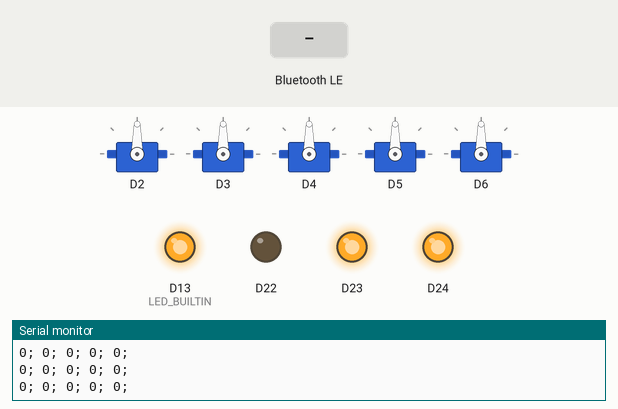
The program below on a simulated Arduino Nano 33 BLE. Shown: 5 × servo, output pins drawn as LEDs (lit = HIGH), the last lines printed to the serial monitor. The inputs (shaded band) are chosen by the test bench. Nothing arrives over Bluetooth unless stated; a phone connects over Bluetooth LE 3 s after start.

Above: at 3.8 s.
3.9 s: Bluetooth LE write "2" received
At 5.1 s:
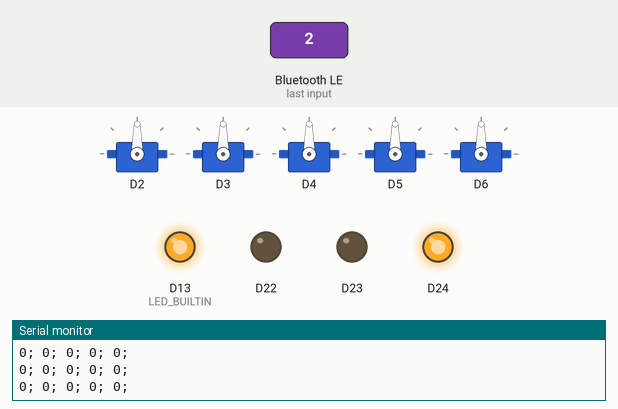
5.4 s: Bluetooth LE write "1" received
At 6.2 s:
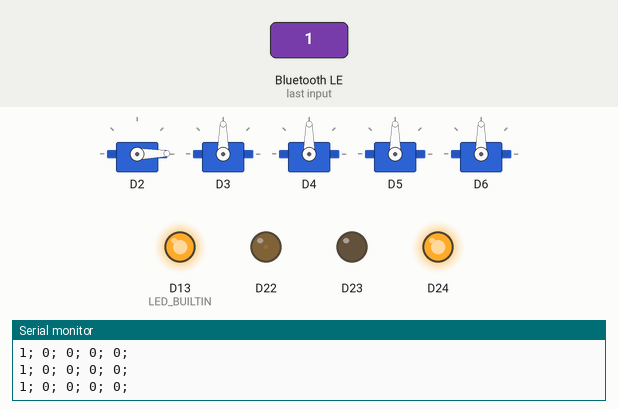
6.9 s: Bluetooth LE write "1" received
At 7.4 s:
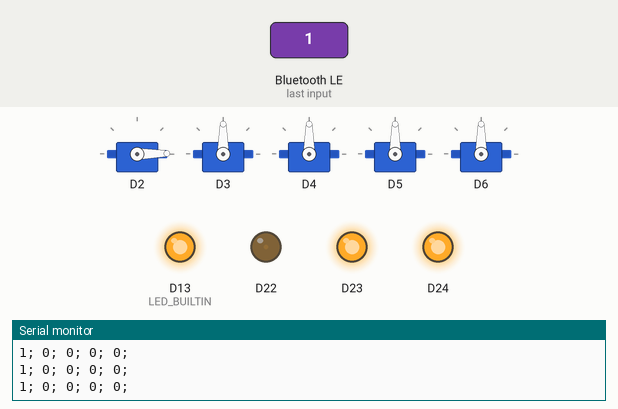
8.4 s: Bluetooth LE write "1" received
At 9.6 s:
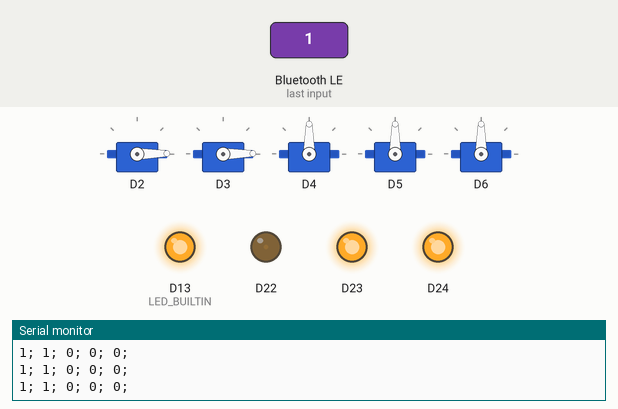
9.9 s: Bluetooth LE write "0" received
At 10.9 s:
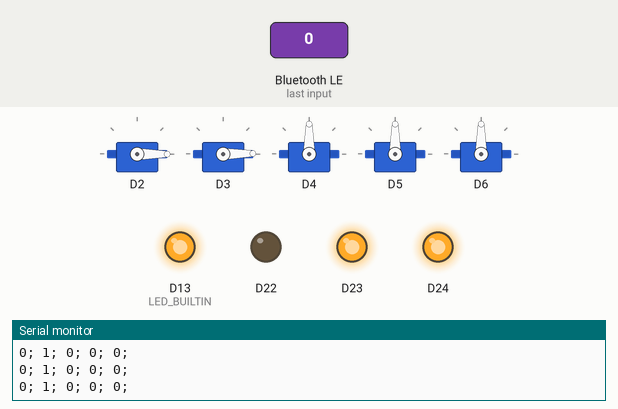
11.4 s: Bluetooth LE write "2" received
At 11.9 s:
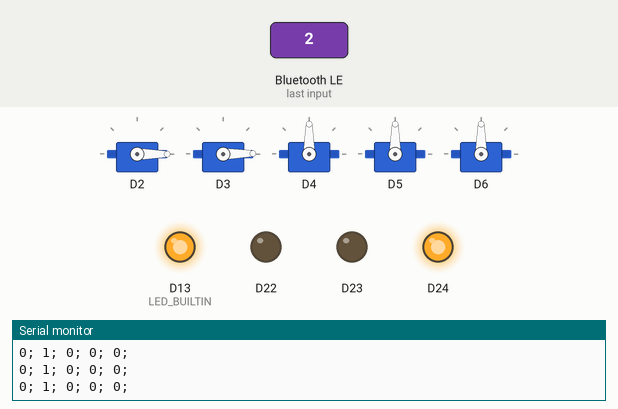
Timing chart, 0 to 13.9 s (numbered marks = the images above; inputs shaded):
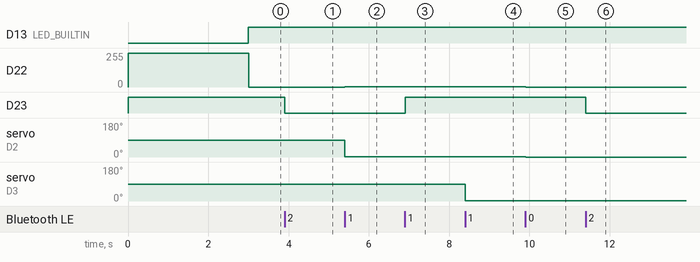

Measured:
- after the input at 3.9 s, D23: HIGH → LOW at once
- after the input at 5.4 s, D22: 0/255 → 1/255 at once; servo on D2: 90° → 1° at once
- after the input at 6.9 s, D23: LOW → HIGH at once
- after the input at 8.4 s, servo on D3: 90° → 1° at once
- after the input at 9.9 s, D22: 1/255 → 0/255 at once; servo on D2: 1° → 0° at once
- after the input at 11.4 s, D23: HIGH → LOW at once

The program:

main.cpp
```cpp
#include <Arduino.h>
#include <ArduinoBLE.h>
#include <Servo.h>

BLEService ServoService("0"); // Servo arm service

// Custom 128-bit UUIDs so App Inventor recognizes the characteristics
BLEByteCharacteristic switchCharacteristic("1", BLERead | BLEWrite); // DEL RGB
BLEByteCharacteristic servo1Characteristic("2", BLERead | BLEWrite); // servos 1-5
BLEByteCharacteristic servo2Characteristic("3", BLERead | BLEWrite);
BLEByteCharacteristic servo3Characteristic("4", BLERead | BLEWrite);
BLEByteCharacteristic servo4Characteristic("5", BLERead | BLEWrite);
BLEByteCharacteristic servo5Characteristic("6", BLERead | BLEWrite);

BLEDescriptor desc1("2901", "servo 1");
BLEDescriptor desc2("2901", "servo 2");
BLEDescriptor desc3("2901", "servo 3");
BLEDescriptor desc4("2901", "servo 4");
BLEDescriptor desc5("2901", "servo 5");

int servoinputs[5] = {0, 0, 0, 0, 0};
int servoActualPosition[5] = {0, 0, 0, 0, 0};
int pasMax[5] = {20, 20, 20, 20, 20};

void majinput();
void majpos();

Servo servos[5];

void setup()
{
  Serial.begin(9600);
  unsigned long start = millis();
  while (!Serial && millis() - start < 3000);

  // set LED's pin to output mode
  pinMode(LEDR, OUTPUT);
  pinMode(LEDG, OUTPUT);
  pinMode(LEDB, OUTPUT);
  pinMode(LED_BUILTIN, OUTPUT);

  digitalWrite(LED_BUILTIN, false); // when the central disconnects, turn off the LED
  digitalWrite(LEDR, true);         // will turn the LED off
  digitalWrite(LEDG, true);         // will turn the LED off
  digitalWrite(LEDB, true);         // will turn the LED off

  for (int i=0;i<5;i++){ servos[i].attach(i+2);}
  /*servos[0].write(0);
  delay(1000);
  servos[0].write(178);
  delay(1000);*/
  // begin initialization
  if (!BLE.begin())
  {
    Serial.println("starting Bluetooth® false Energy failed!");

    while (1)
      ;
  }

  // set advertised local name and service UUID:
  BLE.setLocalName("Nano 33 BLE");
  BLE.setAdvertisedService(ServoService);

  servo1Characteristic.addDescriptor(desc1);
  servo2Characteristic.addDescriptor(desc2);
  servo3Characteristic.addDescriptor(desc3);
  servo4Characteristic.addDescriptor(desc4);
  servo5Characteristic.addDescriptor(desc5);

  // add the characteristic to the service
  ServoService.addCharacteristic(switchCharacteristic);
  ServoService.addCharacteristic(servo1Characteristic);
  ServoService.addCharacteristic(servo2Characteristic);
  ServoService.addCharacteristic(servo3Characteristic);
  ServoService.addCharacteristic(servo4Characteristic);
  ServoService.addCharacteristic(servo5Characteristic);

  // add service
  BLE.addService(ServoService);

  // set the initial value for the characteristic:
  switchCharacteristic.writeValue(0);

  // start advertising
  BLE.advertise();

  Serial.println("BLE LED Peripheral");
  byte a = 03;
  int b = a;
  Serial.println(b);
}

void loop()
{
  // listen for BLE peripherals to connect:
  BLEDevice central = BLE.central();

  // if a central is connected to peripheral:
  if (central)
  {
    Serial.print("Connected to central: ");
    // print the central's MAC address:
    Serial.println(central.address());
    digitalWrite(LED_BUILTIN, true); // turn on the LED to indicate the connection

    // while the central is still connected to peripheral:
    while (central.connected())
    {
      majinput();
      majpos();
      delay(5);
    }
    Serial.print(F("Disconnected from central: "));
    Serial.println(central.address());
    digitalWrite(LED_BUILTIN, false); // when the central disconnects, turn off the LED
    digitalWrite(LEDR, true);         // will turn the LED off
    digitalWrite(LEDG, true);         // will turn the LED off
    digitalWrite(LEDB, true);         // will turn the LED off
  }
}
// mise à jour des inputs
void majinput()
{
  // if the remote device wrote to the characteristic,
  // use the value to control the LED:
  if (switchCharacteristic.written())
  {
    switch (switchCharacteristic.value())
    { // any value other than 0
    case 01:
      Serial.println("Red LED on");
      digitalWrite(LEDR, false); // will turn the LED on
      digitalWrite(LEDG, true);  // will turn the LED off
      digitalWrite(LEDB, true);  // will turn the LED off
      break;
    case 02:
      Serial.println("Green LED on");
      digitalWrite(LEDR, true);  // will turn the LED off
      digitalWrite(LEDG, false); // will turn the LED on
      digitalWrite(LEDB, true);  // will turn the LED off
      break;
    case 03:
      Serial.println("Blue LED on");
      digitalWrite(LEDR, true);  // will turn the LED off
      digitalWrite(LEDG, true);  // will turn the LED off
      digitalWrite(LEDB, false); // will turn the LED on
      break;
    default:
      Serial.println(F("LEDs off"));
      digitalWrite(LEDR, true); // will turn the LED off
      digitalWrite(LEDG, true); // will turn the LED off
      digitalWrite(LEDB, true); // will turn the LED off
      break;
    }
  }
  if (servo1Characteristic.written()) servoinputs[0] = (int)servo1Characteristic.value();
  if (servo2Characteristic.written()) servoinputs[1] = (int)servo2Characteristic.value();
  if (servo3Characteristic.written()) servoinputs[2] = (int)servo3Characteristic.value();
  if (servo4Characteristic.written()) servoinputs[3] = (int)servo4Characteristic.value();
  if (servo5Characteristic.written()) servoinputs[4] = (int)servo5Characteristic.value();
}

// when the central disconnects, print it out:
int clamp(int v, int i, int s){ //valeur, borne inférieure, borne supérieure
  return min(s,max(v,i));
}
// mise à jour des positions des servos
void majpos()
{
  analogWrite(LEDR, servoinputs[0] * 255 / 180);
  // Serial.println(servoinputs[0]);

  for (int i = 0; i < 5; i++)
  {
    Serial.print(clamp(servoinputs[i],0,178));
    Serial.print("; ");
    if (servoActualPosition[i]!=servoinputs[i]){
      servos[i].write(clamp(servoinputs[i],0,178));
      servoActualPosition[i]=servoinputs[i];
    }
  }
  Serial.println();
}
```
